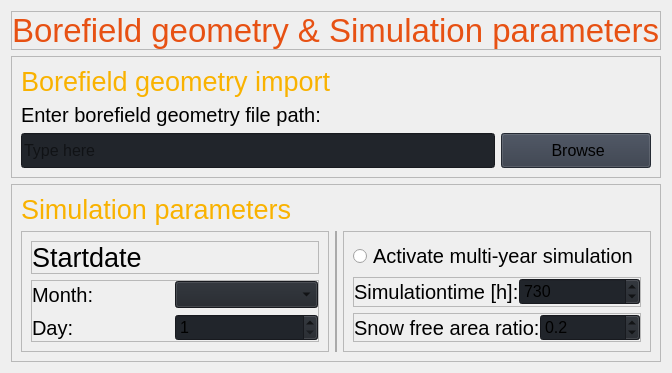
                     <widget class="QWidget" name="borefield_sim">
                      <layout class="QGridLayout" name="gridLayout_16">
                       <item row="0" column="0">
                        <widget class="QFrame" name="frame_4">
                         <property name="maximumSize">
                          <size>
                           <width>16777215</width>
                           <height>60</height>
                          </size>
                         </property>
                         <property name="font">
                          <font>
                           <pointsize>9</pointsize>
                           <italic>false</italic>
                           <bold>false</bold>
                          </font>
                         </property>
                         <property name="frameShape">
                          <enum>QFrame::StyledPanel</enum>
                         </property>
                         <property name="frameShadow">
                          <enum>QFrame::Raised</enum>
                         </property>
                         <layout class="QVBoxLayout" name="verticalLayout_13">
                          <property name="spacing">
                           <number>0</number>
                          </property>
                          <property name="leftMargin">
                           <number>0</number>
                          </property>
                          <property name="topMargin">
                           <number>0</number>
                          </property>
                          <property name="rightMargin">
                           <number>0</number>
                          </property>
                          <property name="bottomMargin">
                           <number>0</number>
                          </property>
                          <item>
                           <widget class="QLabel" name="label">
                            <property name="font">
                             <font>
                              <pointsize>25</pointsize>
                              <italic>false</italic>
                              <bold>false</bold>
                             </font>
                            </property>
                            <property name="styleSheet">
                             <string notr="true">color: #e75113;</string>
                            </property>
                            <property name="text">
                             <string>Borefield geometry &amp; Simulation parameters</string>
                            </property>
                           </widget>
                          </item>
                         </layout>
                        </widget>
                       </item>
                       <item row="1" column="0">
                        <widget class="QFrame" name="frame_5">
                         <property name="maximumSize">
                          <size>
                           <width>16777215</width>
                           <height>160</height>
                          </size>
                         </property>
                         <property name="frameShape">
                          <enum>QFrame::StyledPanel</enum>
                         </property>
                         <property name="frameShadow">
                          <enum>QFrame::Raised</enum>
                         </property>
                         <layout class="QGridLayout" name="gridLayout_5">
                          <item row="0" column="0">
                           <widget class="QLabel" name="label_12">
                            <property name="font">
                             <font>
                              <pointsize>20</pointsize>
                              <italic>false</italic>
                              <bold>false</bold>
                             </font>
                            </property>
                            <property name="styleSheet">
                             <string notr="true">color: #f9b200;</string>
                            </property>
                            <property name="text">
                             <string>Borefield geometry import</string>
                            </property>
                           </widget>
                          </item>
                          <item row="1" column="0">
                           <widget class="QLabel" name="label_13">
                            <property name="font">
                             <font>
                              <pointsize>15</pointsize>
                              <italic>false</italic>
                              <bold>false</bold>
                             </font>
                            </property>
                            <property name="toolTip">
                             <string>&lt;html&gt;&lt;head/&gt;&lt;body&gt;&lt;p&gt;&lt;span style=&quot; font-size:11pt;&quot;&gt;Select the path to the txt.-file containing the borefield geometry. The file must be formatted like described in the GERDPy-documentation.&lt;/span&gt;&lt;/p&gt;&lt;p&gt;&lt;span style=&quot; font-size:11pt;&quot;&gt;If varying borehole depth and radii is checked, the file must contain both parameters for every borehole.&lt;/span&gt;&lt;/p&gt;&lt;/body&gt;&lt;/html&gt;</string>
                            </property>
                            <property name="toolTipDuration">
                             <number>30000</number>
                            </property>
                            <property name="text">
                             <string>Enter borefield geometry file path:</string>
                            </property>
                           </widget>
                          </item>
                          <item row="2" column="0">
                           <widget class="QLineEdit" name="line_borefield_file">
                            <property name="minimumSize">
                             <size>
                              <width>0</width>
                              <height>35</height>
                             </size>
                            </property>
                            <property name="font">
                             <font>
                              <pointsize>12</pointsize>
                              <italic>false</italic>
                              <bold>false</bold>
                             </font>
                            </property>
                            <property name="styleSheet">
                             <string notr="true">background-color: rgb(33, 37, 43);</string>
                            </property>
                            <property name="text">
                             <string/>
                            </property>
                            <property name="placeholderText">
                             <string>Type here</string>
                            </property>
                           </widget>
                          </item>
                          <item row="2" column="1">
                           <widget class="QPushButton" name="btn_browse_borefield">
                            <property name="minimumSize">
                             <size>
                              <width>150</width>
                              <height>35</height>
                             </size>
                            </property>
                            <property name="font">
                             <font>
                              <pointsize>12</pointsize>
                              <italic>false</italic>
                              <bold>false</bold>
                             </font>
                            </property>
                            <property name="cursor">
                             <cursorShape>PointingHandCursor</cursorShape>
                            </property>
                            <property name="styleSheet">
                             <string notr="true">background-color: rgb(52, 59, 72);</string>
                            </property>
                            <property name="text">
                             <string> Browse</string>
                            </property>
                            <property name="icon">
                             <iconset resource="resources.qrc">
                              <normaloff>:/icons/images/icons/cil-folder-open.png</normaloff>:/icons/images/icons/cil-folder-open.png</iconset>
                            </property>
                           </widget>
                          </item>
                         </layout>
                        </widget>
                       </item>
                       <item row="2" column="0">
                        <widget class="QFrame" name="frame_11">
                         <property name="maximumSize">
                          <size>
                           <width>16777215</width>
                           <height>16777215</height>
                          </size>
                         </property>
                         <property name="frameShape">
                          <enum>QFrame::StyledPanel</enum>
                         </property>
                         <property name="frameShadow">
                          <enum>QFrame::Raised</enum>
                         </property>
                         <layout class="QGridLayout" name="gridLayout_14">
                          <item row="0" column="0" colspan="3">
                           <widget class="QLabel" name="label_26">
                            <property name="maximumSize">
                             <size>
                              <width>16777215</width>
                              <height>50</height>
                             </size>
                            </property>
                            <property name="font">
                             <font>
                              <pointsize>20</pointsize>
                              <italic>false</italic>
                              <bold>false</bold>
                             </font>
                            </property>
                            <property name="styleSheet">
                             <string notr="true">color: #f9b200;</string>
                            </property>
                            <property name="text">
                             <string>Simulation parameters</string>
                            </property>
                           </widget>
                          </item>
                          <item row="2" column="1">
                           <widget class="QFrame" name="frame_15">
                            <property name="minimumSize">
                             <size>
                              <width>2</width>
                              <height>0</height>
                             </size>
                            </property>
                            <property name="maximumSize">
                             <size>
                              <width>2</width>
                              <height>16777215</height>
                             </size>
                            </property>
                            <property name="styleSheet">
                             <string notr="true">background-color: rgb(221, 221, 221);
</string>
                            </property>
                            <property name="frameShape">
                             <enum>QFrame::StyledPanel</enum>
                            </property>
                            <property name="frameShadow">
                             <enum>QFrame::Raised</enum>
                            </property>
                           </widget>
                          </item>
                          <item row="2" column="2">
                           <widget class="QFrame" name="frame_29">
                            <property name="frameShape">
                             <enum>QFrame::StyledPanel</enum>
                            </property>
                            <property name="frameShadow">
                             <enum>QFrame::Raised</enum>
                            </property>
                            <layout class="QVBoxLayout" name="verticalLayout_28">
                             <item>
                              <widget class="QRadioButton" name="rb_multiyearsim">
                               <property name="font">
                                <font>
                                 <pointsize>15</pointsize>
                                 <italic>false</italic>
                                 <bold>false</bold>
                                </font>
                               </property>
                               <property name="toolTip">
                                <string>&lt;html&gt;&lt;head/&gt;&lt;body&gt;&lt;p&gt;&lt;span style=&quot; font-size:11pt;&quot;&gt;If checked, only full years are possible. The weather data file will be looped for every year, beginning from Startdate.&lt;/span&gt;&lt;/p&gt;&lt;/body&gt;&lt;/html&gt;</string>
                               </property>
                               <property name="toolTipDuration">
                                <number>30000</number>
                               </property>
                               <property name="text">
                                <string>Activate multi-year simulation</string>
                               </property>
                              </widget>
                             </item>
                             <item>
                              <widget class="QFrame" name="frame_32">
                               <property name="frameShape">
                                <enum>QFrame::StyledPanel</enum>
                               </property>
                               <property name="frameShadow">
                                <enum>QFrame::Raised</enum>
                               </property>
                               <layout class="QGridLayout" name="gridLayout_4">
                                <property name="leftMargin">
                                 <number>0</number>
                                </property>
                                <property name="topMargin">
                                 <number>0</number>
                                </property>
                                <property name="rightMargin">
                                 <number>0</number>
                                </property>
                                <property name="bottomMargin">
                                 <number>0</number>
                                </property>
                                <property name="spacing">
                                 <number>0</number>
                                </property>
                                <item row="1" column="0">
                                 <widget class="QLabel" name="label_29">
                                  <property name="font">
                                   <font>
                                    <pointsize>15</pointsize>
                                    <italic>false</italic>
                                    <bold>false</bold>
                                   </font>
                                  </property>
                                  <property name="toolTip">
                                   <string>&lt;html&gt;&lt;head/&gt;&lt;body&gt;&lt;p&gt;&lt;span style=&quot; font-size:11pt;&quot;&gt;If muli-year simulation is checked, only full years will be simulated. For single year simulation, simulationtime is choosed in hours.&lt;/span&gt;&lt;/p&gt;&lt;/body&gt;&lt;/html&gt;</string>
                                  </property>
                                  <property name="toolTipDuration">
                                   <number>30000</number>
                                  </property>
                                  <property name="text">
                                   <string>Simulationtime [h]:</string>
                                  </property>
                                 </widget>
                                </item>
                                <item row="1" column="1">
                                 <widget class="QSpinBox" name="sb_simtime">
                                  <property name="font">
                                   <font>
                                    <pointsize>12</pointsize>
                                    <italic>false</italic>
                                    <bold>false</bold>
                                   </font>
                                  </property>
                                  <property name="styleSheet">
                                   <string notr="true">background-color: rgb(33, 37, 43);</string>
                                  </property>
                                  <property name="minimum">
                                   <number>24</number>
                                  </property>
                                  <property name="maximum">
                                   <number>8760</number>
                                  </property>
                                  <property name="value">
                                   <number>730</number>
                                  </property>
                                  <property name="displayIntegerBase">
                                   <number>10</number>
                                  </property>
                                 </widget>
                                </item>
                               </layout>
                              </widget>
                             </item>
                             <item>
                              <widget class="QFrame" name="frame_35">
                               <property name="frameShape">
                                <enum>QFrame::StyledPanel</enum>
                               </property>
                               <property name="frameShadow">
                                <enum>QFrame::Raised</enum>
                               </property>
                               <layout class="QHBoxLayout" name="horizontalLayout_10">
                                <property name="spacing">
                                 <number>0</number>
                                </property>
                                <property name="leftMargin">
                                 <number>0</number>
                                </property>
                                <property name="topMargin">
                                 <number>0</number>
                                </property>
                                <property name="rightMargin">
                                 <number>0</number>
                                </property>
                                <property name="bottomMargin">
                                 <number>0</number>
                                </property>
                                <item>
                                 <widget class="QLabel" name="label_32">
                                  <property name="font">
                                   <font>
                                    <pointsize>15</pointsize>
                                    <italic>false</italic>
                                    <bold>false</bold>
                                   </font>
                                  </property>
                                  <property name="toolTip">
                                   <string>&lt;html&gt;&lt;head/&gt;&lt;body&gt;&lt;p&gt;&lt;span style=&quot; font-size:11pt;&quot;&gt;Snow free area ratio is the part of surface, which is always free of snow, if snow cumulates at the surface.&lt;/span&gt;&lt;/p&gt;&lt;/body&gt;&lt;/html&gt;</string>
                                  </property>
                                  <property name="toolTipDuration">
                                   <number>30000</number>
                                  </property>
                                  <property name="text">
                                   <string>Snow free area ratio:</string>
                                  </property>
                                 </widget>
                                </item>
                                <item>
                                 <widget class="QDoubleSpinBox" name="sb_rf">
                                  <property name="font">
                                   <font>
                                    <pointsize>12</pointsize>
                                    <italic>false</italic>
                                    <bold>false</bold>
                                   </font>
                                  </property>
                                  <property name="styleSheet">
                                   <string notr="true">background-color: rgb(33, 37, 43);</string>
                                  </property>
                                  <property name="decimals">
                                   <number>1</number>
                                  </property>
                                  <property name="maximum">
                                   <double>1.000000000000000</double>
                                  </property>
                                  <property name="singleStep">
                                   <double>0.100000000000000</double>
                                  </property>
                                  <property name="value">
                                   <double>0.200000000000000</double>
                                  </property>
                                 </widget>
                                </item>
                               </layout>
                              </widget>
                             </item>
                            </layout>
                           </widget>
                          </item>
                          <item row="2" column="0">
                           <widget class="QFrame" name="frame_16">
                            <property name="frameShape">
                             <enum>QFrame::StyledPanel</enum>
                            </property>
                            <property name="frameShadow">
                             <enum>QFrame::Raised</enum>
                            </property>
                            <layout class="QVBoxLayout" name="verticalLayout_32">
                             <item>
                              <widget class="QFrame" name="frame_33">
                               <property name="maximumSize">
                                <size>
                                 <width>16777215</width>
                                 <height>60</height>
                                </size>
                               </property>
                               <property name="frameShape">
                                <enum>QFrame::StyledPanel</enum>
                               </property>
                               <property name="frameShadow">
                                <enum>QFrame::Raised</enum>
                               </property>
                               <layout class="QVBoxLayout" name="verticalLayout_31">
                                <property name="spacing">
                                 <number>0</number>
                                </property>
                                <property name="leftMargin">
                                 <number>0</number>
                                </property>
                                <property name="topMargin">
                                 <number>0</number>
                                </property>
                                <property name="rightMargin">
                                 <number>0</number>
                                </property>
                                <property name="bottomMargin">
                                 <number>0</number>
                                </property>
                                <item>
                                 <widget class="QLabel" name="label_31">
                                  <property name="maximumSize">
                                   <size>
                                    <width>16777215</width>
                                    <height>50</height>
                                   </size>
                                  </property>
                                  <property name="font">
                                   <font>
                                    <pointsize>20</pointsize>
                                    <italic>false</italic>
                                    <bold>false</bold>
                                   </font>
                                  </property>
                                  <property name="toolTip">
                                   <string>&lt;html&gt;&lt;head/&gt;&lt;body&gt;&lt;p&gt;&lt;span style=&quot; font-size:11pt;&quot;&gt;The simulation will be started with the weather conditions at chosen date from weather data file and ends with the date one day before startdate.&lt;/span&gt;&lt;/p&gt;&lt;/body&gt;&lt;/html&gt;</string>
                                  </property>
                                  <property name="toolTipDuration">
                                   <number>30000</number>
                                  </property>
                                  <property name="styleSheet">
                                   <string notr="true"/>
                                  </property>
                                  <property name="text">
                                   <string>Startdate</string>
                                  </property>
                                 </widget>
                                </item>
                               </layout>
                              </widget>
                             </item>
                             <item>
                              <widget class="QFrame" name="frame_34">
                               <property name="frameShape">
                                <enum>QFrame::StyledPanel</enum>
                               </property>
                               <property name="frameShadow">
                                <enum>QFrame::Raised</enum>
                               </property>
                               <layout class="QGridLayout" name="gridLayout_9">
                                <property name="leftMargin">
                                 <number>0</number>
                                </property>
                                <property name="topMargin">
                                 <number>0</number>
                                </property>
                                <property name="rightMargin">
                                 <number>0</number>
                                </property>
                                <property name="bottomMargin">
                                 <number>0</number>
                                </property>
                                <property name="horizontalSpacing">
                                 <number>0</number>
                                </property>
                                <item row="0" column="0">
                                 <widget class="QLabel" name="label_27">
                                  <property name="font">
                                   <font>
                                    <pointsize>15</pointsize>
                                    <italic>false</italic>
                                    <bold>false</bold>
                                   </font>
                                  </property>
                                  <property name="text">
                                   <string>Month:</string>
                                  </property>
                                 </widget>
                                </item>
                                <item row="0" column="1">
                                 <widget class="QComboBox" name="cb_month">
                                  <property name="font">
                                   <font>
                                    <pointsize>12</pointsize>
                                    <italic>false</italic>
                                    <bold>false</bold>
                                   </font>
                                  </property>
                                  <property name="styleSheet">
                                   <string notr="true">background-color: rgb(33, 37, 43);</string>
                                  </property>
                                  <property name="currentText">
                                   <string/>
                                  </property>
                                  <property name="currentIndex">
                                   <number>-1</number>
                                  </property>
                                  <property name="maxVisibleItems">
                                   <number>12</number>
                                  </property>
                                 </widget>
                                </item>
                                <item row="1" column="0">
                                 <widget class="QLabel" name="label_28">
                                  <property name="font">
                                   <font>
                                    <pointsize>15</pointsize>
                                    <italic>false</italic>
                                    <bold>false</bold>
                                   </font>
                                  </property>
                                  <property name="text">
                                   <string>Day:</string>
                                  </property>
                                 </widget>
                                </item>
                                <item row="1" column="1">
                                 <widget class="QSpinBox" name="sb_day">
                                  <property name="font">
                                   <font>
                                    <pointsize>12</pointsize>
                                    <italic>false</italic>
                                    <bold>false</bold>
                                   </font>
                                  </property>
                                  <property name="styleSheet">
                                   <string notr="true">background-color: rgb(33, 37, 43);</string>
                                  </property>
                                  <property name="minimum">
                                   <number>1</number>
                                  </property>
                                  <property name="maximum">
                                   <number>31</number>
                                  </property>
                                 </widget>
                                </item>
                               </layout>
                              </widget>
                             </item>
                            </layout>
                           </widget>
                          </item>
                         </layout>
                        </widget>
                       </item>
                      </layout>
                     </widget>
